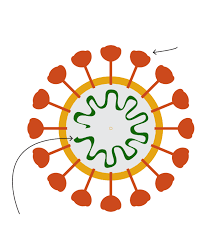
#> input picture PythonIntermediate/file_handling_examples/resources/corona.png, 212 x 238 px
$ python image_file_handling2.py
#> lines starting #> are read from the running program, lines starting #| are printed output that depends on the picture
# Using PIL : PIL is the Python Imaging Library which provides the python interpreter with image editing capabilities
# Python program to read image using PIL module
# importing PIL - pip install Pillow

from PIL import Image
# Read image
img = Image.open('resources/corona.png')
#> img is the input picture: PIL image 212x238 P; mean R, G, B 241.2, 226.5, 214.6
# Output Images
img.show()
# prints format of image
print("Image Format: ",img.format)
#| Image Format:  PNG
# prints mode of image
print("Image Mode: ", img.mode)
#| Image Mode:  P
#Get the size of Image
width, height = img.size
#> width = 212; height = 238
print("Image Size:",width, height)
#| Image Size: 212 238

print("Rotating an Image and storing")
#Rotate the Image and Save Image
img = img.rotate(180)
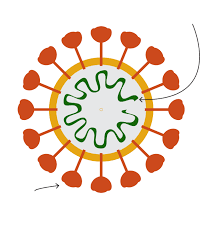
#> img: PIL image 212x238 P; mean R, G, B 241.2, 226.5, 214.6
# Saved in the same relative location
img.save("resources/rotated_corona.png")

#Resizing an Image: Image.resize(size)
#Cropping an Image: Image.crop(box)
#Getting a Histogram of an Image: Image.histogram

print("Transposing an Image and storing")
#Transposing an Image: This feature gives us the mirror image of an image
# transposing image
transposed_img = img.transpose(Image.FLIP_LEFT_RIGHT)
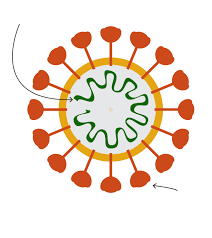
#> transposed_img: PIL image 212x238 P; mean R, G, B 241.2, 226.5, 214.6
# Save transposed image
transposed_img.save("resources/transposed_corona.png")

print("Creating a thumbnail of an Image and storing")
#Creating a thumbnail:  In-place modification
img.thumbnail((200, 200))
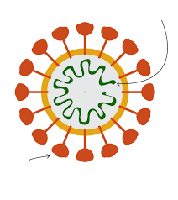
#> img: PIL image 178x200 P; mean R, G, B 241.3, 226.7, 214.9
img.save("resources/thumb_corona.png")
